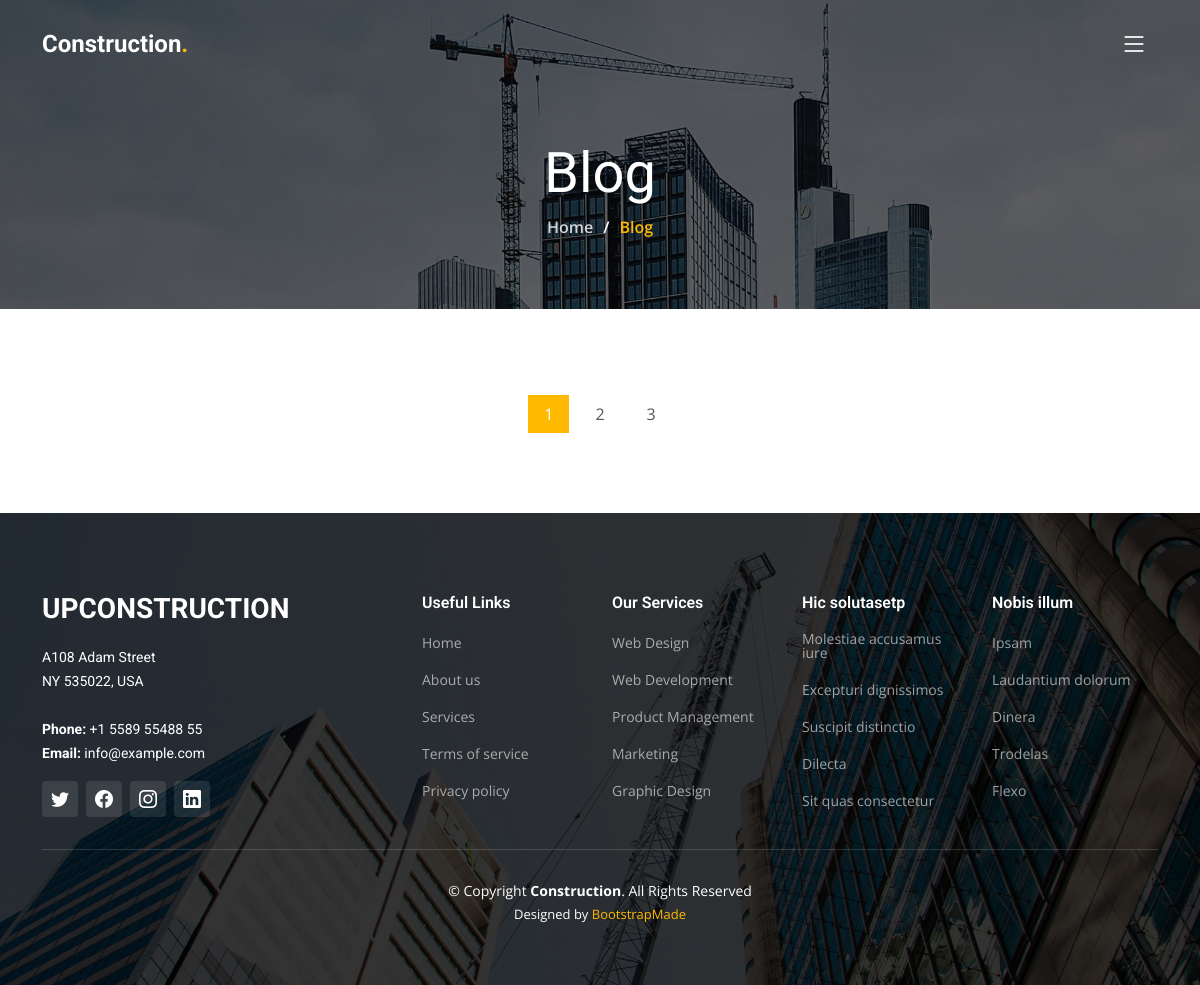
The page /blog/ on the database as committed earlier.
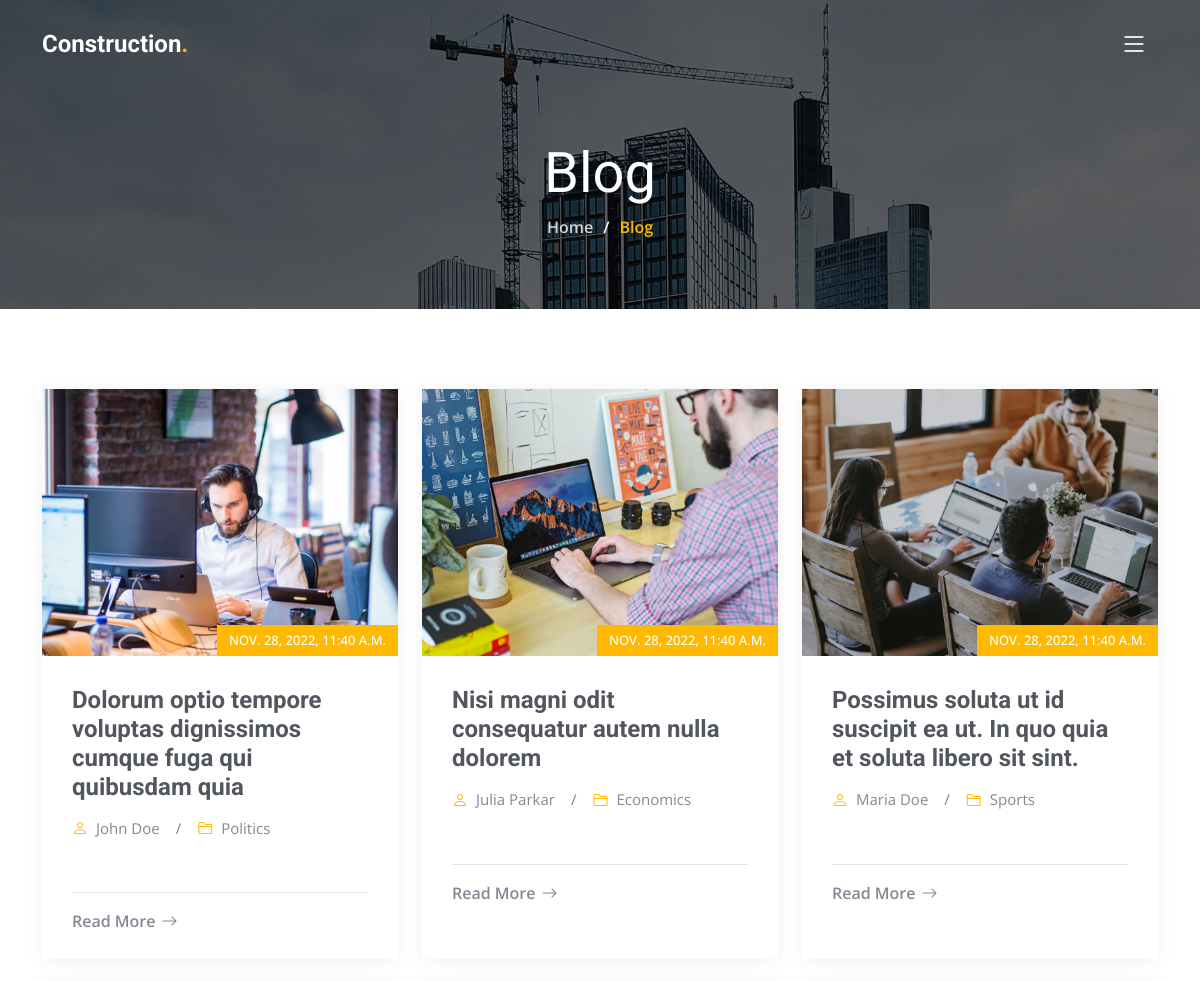
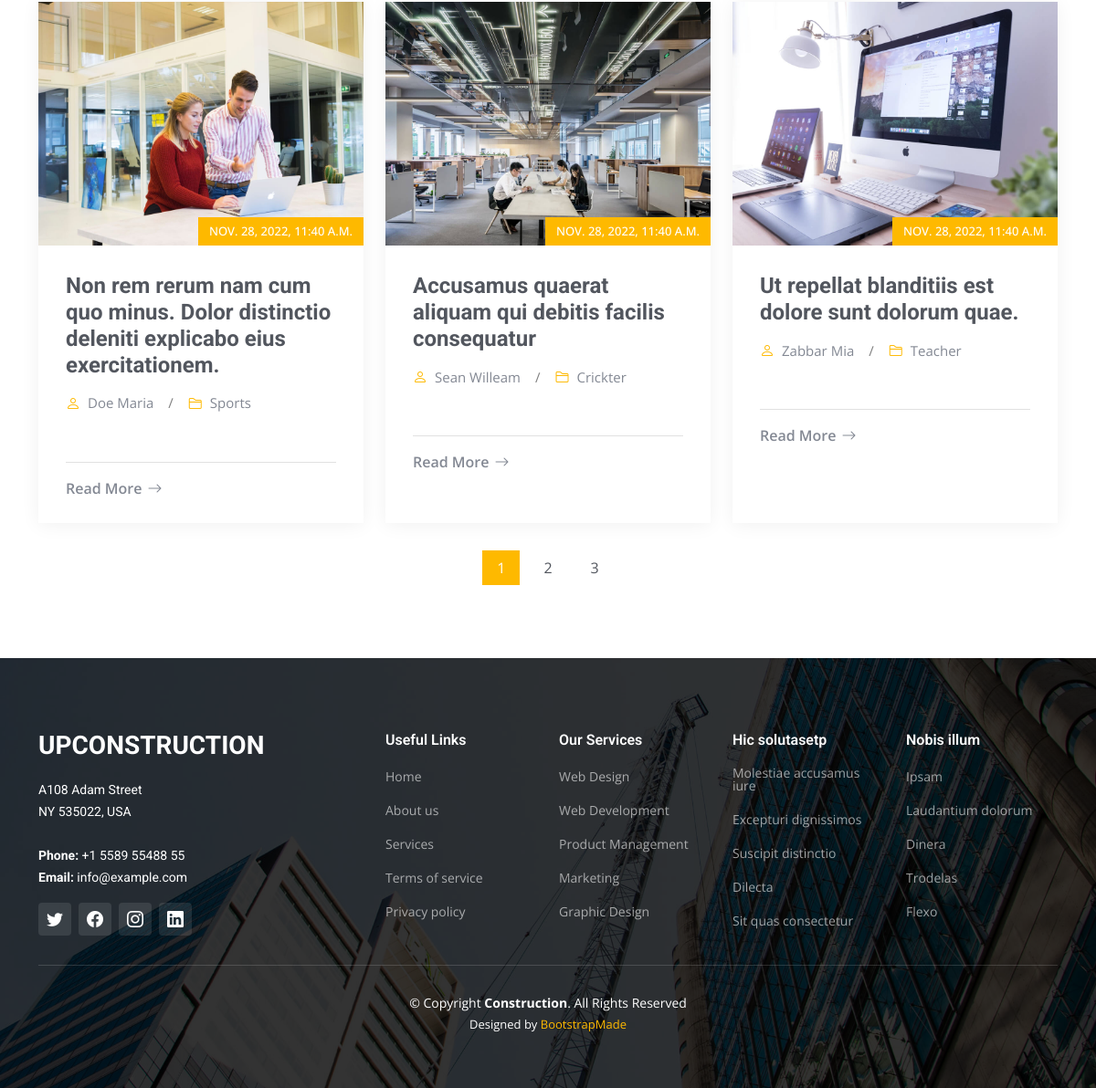
The same page on the database as committed later (2 pictures, top to bottom).
### mainApp/models.py (models this page shows, shortened)
class Blog(models.Model):
    date = datetime.now()
    name = models.CharField(max_length=800)
    designation = models.CharField(max_length=800)
    image = models.ImageField(upload_to='blog')
    title = models.CharField(max_length=800)
    content = RichTextField()

### mainApp/views.py (the view)
# urls.py: 2. Add a URL to urlpatterns:  path('blog/', include('blog.urls'))
def blog(request):
    blogs = Blog.objects.all()
    context = {
        'blogs': blogs,
    }
    return render(request, 'blog.html', context)

### mainApp/templates/blog.html (shortened to what this page needs)
{% extends 'include/base.html' %}
{% load static %}
{% block content %}
  <main id="main">
    <div class="breadcrumbs d-flex align-items-center" style="background-image: url('{% static 'img/breadcrumbs-bg.jpg' %}');">
      <div class="container position-relative d-flex flex-column align-items-center" data-aos="fade">
        <h2>Blog</h2>
        <ol>
          <li><a href="{% url 'home' %}">Home</a></li>
          <li>Blog</li>
        </ol>
      </div>
    </div>
    <section id="blog" class="blog">
      <div class="container" data-aos="fade-up" data-aos-delay="100">
        <div class="row gy-4 posts-list">
          {% for x in blogs %}
          <div class="col-xl-4 col-md-6">
            <div class="post-item position-relative h-100">
              <div class="post-img position-relative overflow-hidden">
                <img src="{{x.image.url}}" class="img-fluid" alt="">
                <span class="post-date">{{x.date}}</span>
              </div>
              <div class="post-content d-flex flex-column">
                <h3 class="post-title">{{x.title}}</h3>
                <div class="meta d-flex align-items-center">
                  <div class="d-flex align-items-center">
                    <i class="bi bi-person"></i> <span class="ps-2">{{x.name}}</span>
                  </div>
                  <span class="px-3 text-black-50">/</span>
                  <div class="d-flex align-items-center">
                    <i class="bi bi-folder2"></i> <span class="ps-2">{{x.designation}}</span>
                  </div>
                </div>
                <hr>
                <a href="{% url 'blog-details'  x.pk %}" class="readmore stretched-link"><span>Read More</span><i class="bi bi-arrow-right"></i></a>
              </div>
            </div>
          </div>
          {% endfor %}
        </div>
        <div class="blog-pagination">
          <ul class="justify-content-center">
            <li class="active"><a href="#">1</a></li>
            <li><a href="#">2</a></li>
            <li><a href="#">3</a></li>
          </ul>
        </div>
      </div>
    </section>
  </main>
{% endblock content %}

### mainApp/templates/include/base.html (shortened to what this page needs)
{% load static %}
<!DOCTYPE html>
<html lang="en">
<head>
  <link href="{% static 'vendor/bootstrap/css/bootstrap.min.css' %}" rel="stylesheet">
  <link href="{% static 'vendor/bootstrap-icons/bootstrap-icons.css' %}" rel="stylesheet">
  <link href="{% static 'vendor/fontawesome-free/css/all.min.css' %}" rel="stylesheet">
  <link href="{% static 'vendor/aos/aos.css' %}" rel="stylesheet">
  <link href="{% static 'vendor/glightbox/css/glightbox.min.css' %}" rel="stylesheet">
  <link href="{% static 'vendor/swiper/swiper-bundle.min.css' %}" rel="stylesheet">
  <link href="{% static 'css/main.css' %}" rel="stylesheet">
</head>
<body>
  <header id="header" class="header d-flex align-items-center">
    <div class="container-fluid container-xl d-flex align-items-center justify-content-between">
      <a href="{% url 'home' %}" class="logo d-flex align-items-center">
        <h1>Construction<span>.</span></h1>
      </a>
      <i class="mobile-nav-toggle mobile-nav-show bi bi-list"></i>
    </div>
  </header>
{% block content %}
{% endblock content %}
{% include 'include/footer.html' %}
</body>
</html>

### mainApp/templates/include/footer.html
<!DOCTYPE html>
<html lang="en">
<body>
<footer id="footer" class="footer">
    <div class="footer-content position-relative">
      <div class="container">
        <div class="row">
          <div class="col-lg-4 col-md-6">
            <div class="footer-info">
              <h3>UpConstruction</h3>
              <p>
                A108 Adam Street <br>
                NY 535022, USA<br><br>
                <strong>Phone:</strong> +1 5589 55488 55<br>
                <strong>Email:</strong> info@example.com<br>
              </p>
              <div class="social-links d-flex mt-3">
                <a href="https://twitter.com/" class="d-flex align-items-center justify-content-center"><i class="bi bi-twitter"></i></a>
                <a href="https://www.facebook.com/" class="d-flex align-items-center justify-content-center"><i class="bi bi-facebook"></i></a>
                <a href="https://www.instagram.com/accounts/login/" class="d-flex align-items-center justify-content-center"><i class="bi bi-instagram"></i></a>
                <a href="https://www.linkedin.com/" class="d-flex align-items-center justify-content-center"><i class="bi bi-linkedin"></i></a>
              </div>
            </div>
          </div>
          <div class="col-lg-2 col-md-3 footer-links">
            <h4>Useful Links</h4>
            <ul>
              <li><a href="{% url 'home' %}">Home</a></li>
              <li><a href="#">About us</a></li>
              <li><a href="#">Services</a></li>
              <li><a href="#">Terms of service</a></li>
              <li><a href="#">Privacy policy</a></li>
            </ul>
          </div>
          <div class="col-lg-2 col-md-3 footer-links">
            <h4>Our Services</h4>
            <ul>
              <li><a href="#">Web Design</a></li>
              <li><a href="#">Web Development</a></li>
              <li><a href="#">Product Management</a></li>
              <li><a href="#">Marketing</a></li>
              <li><a href="#">Graphic Design</a></li>
            </ul>
          </div>
          <div class="col-lg-2 col-md-3 footer-links">
            <h4>Hic solutasetp</h4>
            <ul>
              <li><a href="#">Molestiae accusamus iure</a></li>
              <li><a href="#">Excepturi dignissimos</a></li>
              <li><a href="#">Suscipit distinctio</a></li>
              <li><a href="#">Dilecta</a></li>
              <li><a href="#">Sit quas consectetur</a></li>
            </ul>
          </div>
          <div class="col-lg-2 col-md-3 footer-links">
            <h4>Nobis illum</h4>
            <ul>
              <li><a href="#">Ipsam</a></li>
              <li><a href="#">Laudantium dolorum</a></li>
              <li><a href="#">Dinera</a></li>
              <li><a href="#">Trodelas</a></li>
              <li><a href="#">Flexo</a></li>
            </ul>
          </div>
        </div>
      </div>
    </div>
    <div class="footer-legal text-center position-relative">
      <div class="container">
        <div class="copyright">
          &copy; Copyright <strong><span>Construction</span></strong>. All Rights Reserved
        </div>
        <div class="credits">
          Designed by <a href="https://bootstrapmade.com/">BootstrapMade</a>
        </div>
      </div>
    </div>
  </footer>
</body>
</html>

Rows that differ between the two databases and show on the page:
added Blog: image (picture), date "NOV. 28, 2022, 11:40 A.M.", title "Dolorum optio tempore voluptas dignissimos cumque fuga qui quibusdam quia", name "John Doe", designation "Politics"
added Blog: image (picture), date "NOV. 28, 2022, 11:40 A.M.", title "Nisi magni odit consequatur autem nulla dolorem", name "Julia Parkar", designation "Economics"
added Blog: image (picture), date "NOV. 28, 2022, 11:40 A.M.", title "Possimus soluta ut id suscipit ea ut. In quo quia et soluta libero sit sint.", name "Maria Doe", designation "Sports"
added Blog: image (picture), date "NOV. 28, 2022, 11:40 A.M.", title "Non rem rerum nam cum quo minus. Dolor distinctio deleniti explicabo eius exercitationem.", name "Doe Maria", designation "Sports"
added Blog: image (picture), date "NOV. 28, 2022, 11:40 A.M.", title "Accusamus quaerat aliquam qui debitis facilis consequatur", name "Sean Willeam", designation "Crickter"
added Blog: image (picture), date "NOV. 28, 2022, 11:40 A.M.", title "Ut repellat blanditiis est dolore sunt dolorum quae.", name "Zabbar Mia", designation "Teacher"
